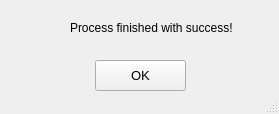
<?xml version="1.0" encoding="UTF-8"?>
<ui version="4.0">
 <class>MainWindow</class>
 <widget class="QMainWindow" name="MainWindow">
  <property name="geometry">
   <rect>
    <x>0</x>
    <y>0</y>
    <width>279</width>
    <height>114</height>
   </rect>
  </property>
  <property name="windowTitle">
   <string>MainWindow</string>
  </property>
  <widget class="QWidget" name="centralwidget">
   <widget class="QPushButton" name="pushButton">
    <property name="geometry">
     <rect>
      <x>95</x>
      <y>60</y>
      <width>91</width>
      <height>31</height>
     </rect>
    </property>
    <property name="font">
     <font>
      <pointsize>10</pointsize>
     </font>
    </property>
    <property name="text">
     <string>OK</string>
    </property>
   </widget>
   <widget class="QLabel" name="label">
    <property name="geometry">
     <rect>
      <x>70</x>
      <y>15</y>
      <width>191</width>
      <height>26</height>
     </rect>
    </property>
    <property name="text">
     <string>Process finished with success!</string>
    </property>
   </widget>
   <widget class="QLabel" name="label_2">
    <property name="geometry">
     <rect>
      <x>10</x>
      <y>5</y>
      <width>48</width>
      <height>48</height>
     </rect>
    </property>
    <property name="text">
     <string>&lt;html&gt;&lt;head/&gt;&lt;body&gt;&lt;p&gt;&lt;img src=&quot;../../images/check.png&quot;/&gt;&lt;/p&gt;&lt;/body&gt;&lt;/html&gt;</string>
    </property>
   </widget>
   <widget class="PyDMShellCommand" name="PyDMShellCommand">
    <property name="geometry">
     <rect>
      <x>165</x>
      <y>60</y>
      <width>16</width>
      <height>16</height>
     </rect>
    </property>
    <property name="toolTip">
     <string/>
    </property>
    <property name="whatsThis">
     <string>
    A QPushButton capable of execute shell commands.
    </string>
    </property>
    <property name="command" stdset="0">
     <string>python ../../scripts/clean_status_PV.py ${IOC}</string>
    </property>
   </widget>
   <zorder>label</zorder>
   <zorder>label_2</zorder>
   <zorder>PyDMShellCommand</zorder>
   <zorder>pushButton</zorder>
  </widget>
  <widget class="QMenuBar" name="menubar">
   <property name="geometry">
    <rect>
     <x>0</x>
     <y>0</y>
     <width>279</width>
     <height>19</height>
    </rect>
   </property>
  </widget>
  <widget class="QStatusBar" name="statusbar"/>
 </widget>
 <customwidgets>
  <customwidget>
   <class>PyDMShellCommand</class>
   <extends>QPushButton</extends>
   <header>pydm.widgets.shell_command</header>
  </customwidget>
 </customwidgets>
 <resources>
  <include location="../../images/logo.qrc"/>
 </resources>
 <connections>
  <connection>
   <sender>pushButton</sender>
   <signal>clicked()</signal>
   <receiver>MainWindow</receiver>
   <slot>close()</slot>
   <hints>
    <hint type="sourcelabel">
     <x>115</x>
     <y>88</y>
    </hint>
    <hint type="destinationlabel">
     <x>48</x>
     <y>84</y>
    </hint>
   </hints>
  </connection>
  <connection>
   <sender>pushButton</sender>
   <signal>clicked()</signal>
   <receiver>PyDMShellCommand</receiver>
   <slot>execute_command()</slot>
   <hints>
    <hint type="sourcelabel">
     <x>170</x>
     <y>86</y>
    </hint>
    <hint type="destinationlabel">
     <x>215</x>
     <y>84</y>
    </hint>
   </hints>
  </connection>
 </connections>
</ui>
